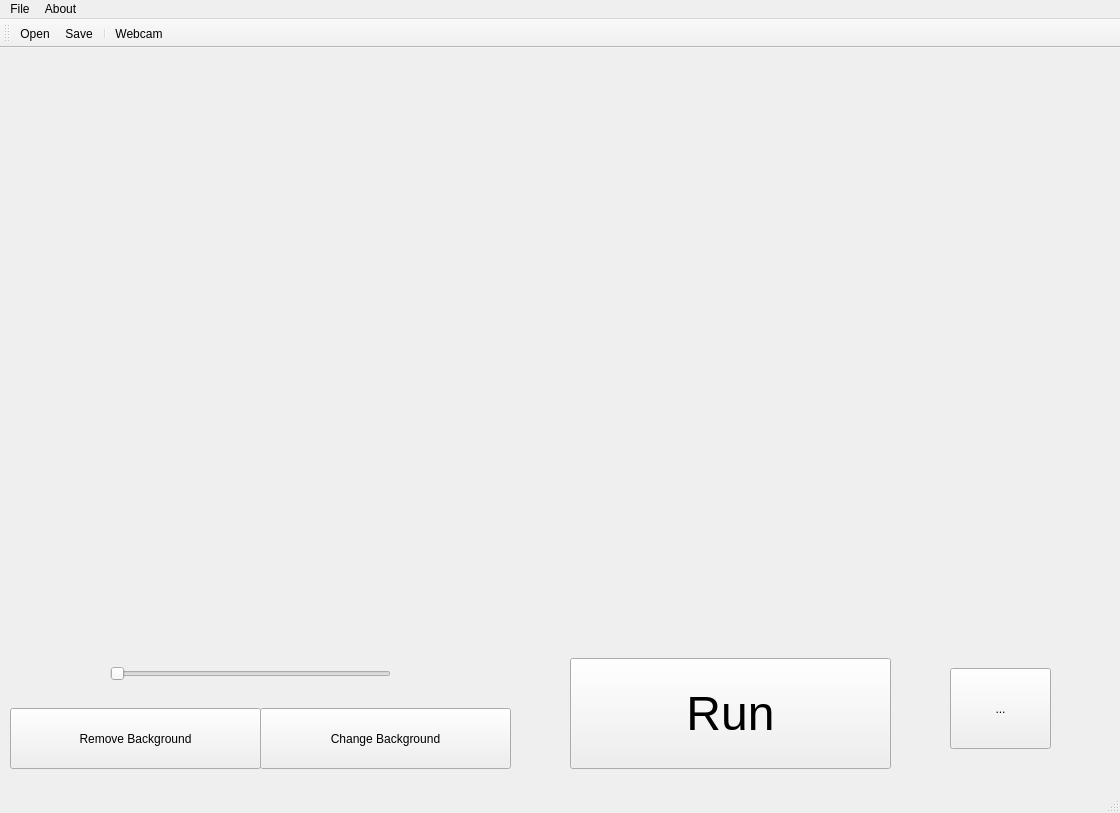
<?xml version="1.0" encoding="UTF-8"?>
<ui version="4.0">
 <class>MainWindow</class>
 <widget class="QMainWindow" name="MainWindow">
  <property name="geometry">
   <rect>
    <x>0</x>
    <y>0</y>
    <width>1120</width>
    <height>813</height>
   </rect>
  </property>
  <property name="windowTitle">
   <string>MainWindow</string>
  </property>
  <widget class="QWidget" name="centralwidget">
   <widget class="QPushButton" name="remove_button">
    <property name="geometry">
     <rect>
      <x>10</x>
      <y>660</y>
      <width>251</width>
      <height>61</height>
     </rect>
    </property>
    <property name="text">
     <string>Remove Background</string>
    </property>
   </widget>
   <widget class="QPushButton" name="run_button">
    <property name="geometry">
     <rect>
      <x>570</x>
      <y>610</y>
      <width>321</width>
      <height>111</height>
     </rect>
    </property>
    <property name="font">
     <font>
      <pointsize>36</pointsize>
     </font>
    </property>
    <property name="text">
     <string>Run</string>
    </property>
   </widget>
   <widget class="QPushButton" name="change_button">
    <property name="geometry">
     <rect>
      <x>260</x>
      <y>660</y>
      <width>251</width>
      <height>61</height>
     </rect>
    </property>
    <property name="text">
     <string>Change Background</string>
    </property>
   </widget>
   <widget class="QStackedWidget" name="stackedWidget">
    <property name="geometry">
     <rect>
      <x>10</x>
      <y>0</y>
      <width>1101</width>
      <height>591</height>
     </rect>
    </property>
    <property name="currentIndex">
     <number>1</number>
    </property>
    <widget class="QWidget" name="RemoveB">
     <widget class="QLabel" name="pic_1">
      <property name="geometry">
       <rect>
        <x>10</x>
        <y>10</y>
        <width>1071</width>
        <height>571</height>
       </rect>
      </property>
      <property name="text">
       <string/>
      </property>
      <property name="scaledContents">
       <bool>true</bool>
      </property>
      <property name="wordWrap">
       <bool>false</bool>
      </property>
     </widget>
    </widget>
    <widget class="QWidget" name="ChangeB">
     <widget class="QLabel" name="label">
      <property name="geometry">
       <rect>
        <x>10</x>
        <y>20</y>
        <width>451</width>
        <height>271</height>
       </rect>
      </property>
      <property name="autoFillBackground">
       <bool>false</bool>
      </property>
      <property name="text">
       <string/>
      </property>
      <property name="scaledContents">
       <bool>true</bool>
      </property>
     </widget>
     <widget class="QLabel" name="label_5">
      <property name="geometry">
       <rect>
        <x>10</x>
        <y>310</y>
        <width>451</width>
        <height>271</height>
       </rect>
      </property>
      <property name="text">
       <string/>
      </property>
      <property name="scaledContents">
       <bool>true</bool>
      </property>
     </widget>
     <widget class="QLabel" name="label_6">
      <property name="geometry">
       <rect>
        <x>540</x>
        <y>10</y>
        <width>531</width>
        <height>561</height>
       </rect>
      </property>
      <property name="text">
       <string/>
      </property>
      <property name="pixmap">
       <pixmap>red-car.png</pixmap>
      </property>
      <property name="scaledContents">
       <bool>true</bool>
      </property>
     </widget>
    </widget>
   </widget>
   <widget class="QToolButton" name="toolButton">
    <property name="geometry">
     <rect>
      <x>950</x>
      <y>620</y>
      <width>101</width>
      <height>81</height>
     </rect>
    </property>
    <property name="autoFillBackground">
     <bool>false</bool>
    </property>
    <property name="text">
     <string>...</string>
    </property>
    <property name="icon">
     <iconset>
      <normaloff>icon/Actions-document-open-icon.png</normaloff>icon/Actions-document-open-icon.png</iconset>
    </property>
    <property name="iconSize">
     <size>
      <width>70</width>
      <height>70</height>
     </size>
    </property>
   </widget>
   <widget class="QSlider" name="horizontalSlider">
    <property name="geometry">
     <rect>
      <x>110</x>
      <y>610</y>
      <width>281</width>
      <height>31</height>
     </rect>
    </property>
    <property name="orientation">
     <enum>Qt::Horizontal</enum>
    </property>
   </widget>
  </widget>
  <widget class="QMenuBar" name="menubar">
   <property name="geometry">
    <rect>
     <x>0</x>
     <y>0</y>
     <width>1120</width>
     <height>26</height>
    </rect>
   </property>
   <widget class="QMenu" name="menuFile">
    <property name="title">
     <string>File</string>
    </property>
    <addaction name="actionopen"/>
    <addaction name="actionSave"/>
    <addaction name="actionWebcam"/>
   </widget>
   <widget class="QMenu" name="menuAbout">
    <property name="title">
     <string>About</string>
    </property>
   </widget>
   <addaction name="menuFile"/>
   <addaction name="menuAbout"/>
  </widget>
  <widget class="QStatusBar" name="statusbar"/>
  <widget class="QToolBar" name="toolBar">
   <property name="windowTitle">
    <string>toolBar</string>
   </property>
   <attribute name="toolBarArea">
    <enum>TopToolBarArea</enum>
   </attribute>
   <attribute name="toolBarBreak">
    <bool>false</bool>
   </attribute>
   <addaction name="actionopen"/>
   <addaction name="actionSave"/>
   <addaction name="separator"/>
   <addaction name="actionWebcam"/>
  </widget>
  <action name="actionopen">
   <property name="icon">
    <iconset>
     <normaloff>icon/folder-open-icon.png</normaloff>icon/folder-open-icon.png</iconset>
   </property>
   <property name="text">
    <string>Open</string>
   </property>
  </action>
  <action name="actionSave">
   <property name="icon">
    <iconset>
     <normaloff>icon/Actions-document-open-icon.png</normaloff>icon/Actions-document-open-icon.png</iconset>
   </property>
   <property name="text">
    <string>Save</string>
   </property>
  </action>
  <action name="actionWebcam">
   <property name="icon">
    <iconset>
     <normaloff>icon/webcam.png</normaloff>icon/webcam.png</iconset>
   </property>
   <property name="text">
    <string>Webcam</string>
   </property>
  </action>
 </widget>
 <resources/>
 <connections/>
</ui>
